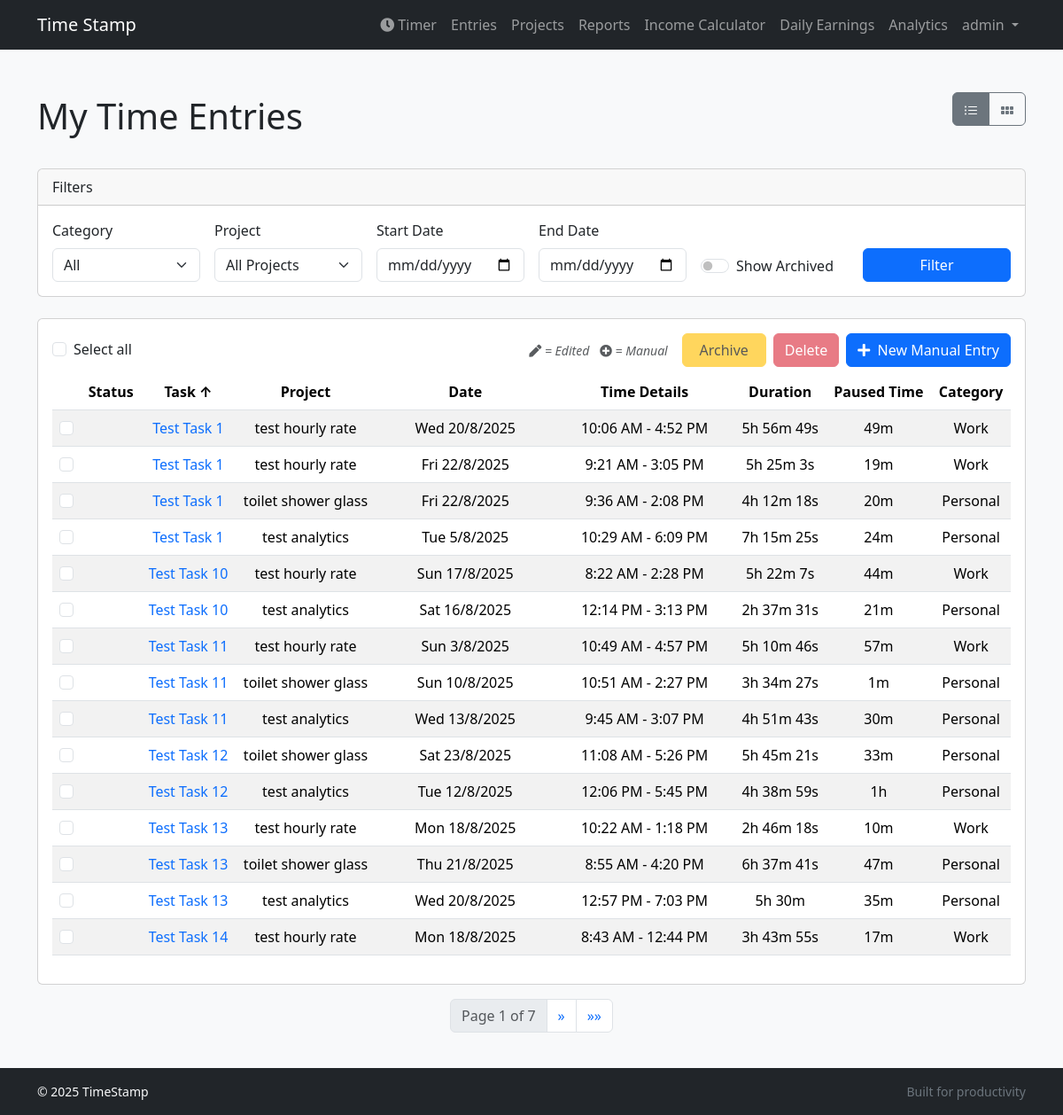
Page /entries/?sort_by=title&sort_dir=asc (signed in) on the earlier database version.
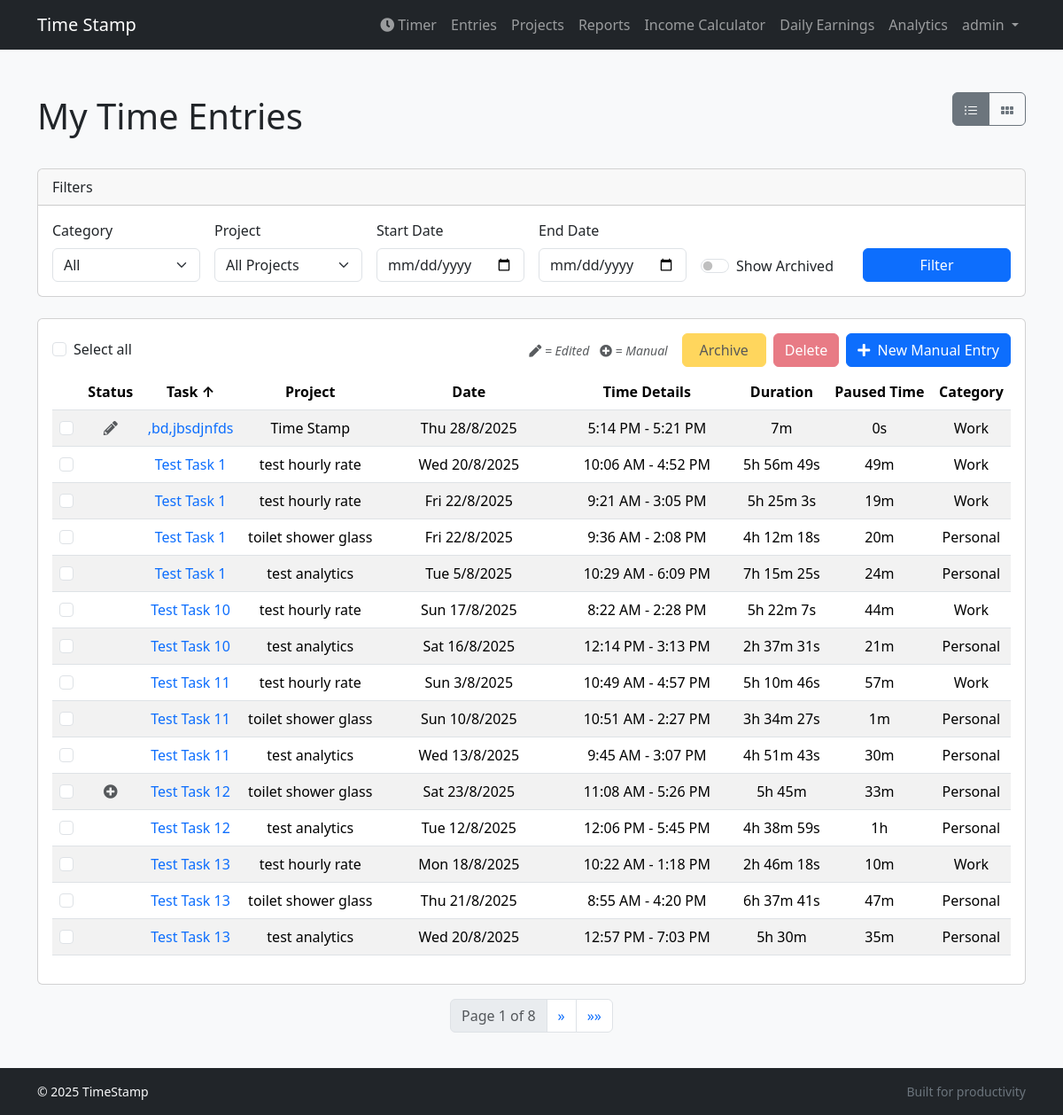
Same page on the later database version.
### tracker/models.py (models this page shows, shortened)
class TimeEntry(models.Model):
    user = models.ForeignKey(settings.AUTH_USER_MODEL, on_delete=models.CASCADE)
    project = models.ForeignKey(Project, on_delete=models.CASCADE, null=True, blank=True, related_name='time_entries')
    title = models.CharField(max_length=200)
    description = models.TextField(blank=True)
    notes = models.TextField(blank=True)
    start_time = models.DateTimeField()
    end_time = models.DateTimeField(null=True, blank=True)
    is_archived = models.BooleanField(default=False)
    category = models.CharField(max_length=10, choices=CATEGORY_CHOICES, default='work')
    is_paused = models.BooleanField(default=False)
    last_pause_time = models.DateTimeField(null=True, blank=True)
    paused_duration = models.DurationField(default=timedelta(0))
    is_manual = models.BooleanField(default=False)  # Add this field
    was_edited = models.BooleanField(default=False) # Add this line
    class Meta:
        ordering = ['-start_time']
    @property
    def duration(self):
        if self.end_time:
            paused_time = self.paused_duration or timedelta(0)
            return self.end_time - self.start_time - paused_time
        return None

class Project(models.Model):
    user = models.ForeignKey(User, on_delete=models.CASCADE, related_name='projects')
    name = models.CharField(max_length=100)
    description = models.TextField(blank=True)
    category = models.CharField(max_length=10, choices=CATEGORY_CHOICES, default='work')
    is_archived = models.BooleanField(default=False)
    hourly_rate = models.DecimalField(max_digits=8, decimal_places=2, default=0.00)

### tracker/views.py (the view, shortened to what this page needs)
# urls.py: path('entries/', views.TimeEntryListView.as_view(), name='entry_list'),
class TimeEntryListView(LoginRequiredMixin, ListView):
    model = TimeEntry
    template_name = 'tracker/timeentry_list.html'
    context_object_name = 'entries'
    paginate_by = 15
    def get_paginate_by(self, queryset):
        filter_keys = ['start_date', 'end_date', 'category', 'project', 'show_archived']
        if any(self.request.GET.get(key) for key in filter_keys):
            return None
        return self.paginate_by
    def get_queryset(self):
        queryset = super().get_queryset().filter(user=self.request.user)
        form_data = self.request.GET
        self.form = TimeEntryFilterForm(form_data)
        queryset = queryset.annotate(duration_calc=F('end_time') - F('start_time'))
        if self.form.is_valid():
            start_date = self.form.cleaned_data.get('start_date')
            if start_date:
                queryset = queryset.filter(start_time__date__gte=start_date)
            end_date = self.form.cleaned_data.get('end_date')
            if end_date:
                queryset = queryset.filter(end_time__date__lte=end_date)
            category = self.form.cleaned_data.get('category')
            if category:
                queryset = queryset.filter(category=category)
            project = self.form.cleaned_data.get('project')
            if project:
                queryset = queryset.filter(project=project)
            if self.form.cleaned_data.get('show_archived'):
                queryset = queryset.filter(is_archived=True)
            else:
                queryset = queryset.filter(is_archived=False)
        else:
            queryset = queryset.filter(is_archived=False)
        sort_by = self.request.GET.get('sort_by', 'start_time') # Default sort
        sort_dir = self.request.GET.get('sort_dir', 'desc')
        valid_sort_fields = ['title', 'project__name', 'start_time', 'end_time', 'duration', 'category', 'paused_duration']
        sort_field_db = 'duration_calc' if sort_by == 'duration' else sort_by
        if sort_by in valid_sort_fields:
            if sort_dir == 'desc':
                sort_field_db = f'-{sort_field_db}'
            queryset = queryset.order_by(sort_field_db)
        else:
            queryset = queryset.order_by('-start_time')
        return queryset
    def get_context_data(self, **kwargs):
        context = super().get_context_data(**kwargs)
        context['form'] = self.form
        context['sort_by'] = self.request.GET.get('sort_by', 'start_time')
        context['sort_dir'] = self.request.GET.get('sort_dir', 'desc')
        context['all_projects'] = Project.objects.filter(user=self.request.user)
        latest_work_entry = TimeEntry.objects.filter(user=self.request.user, category='work', project__isnull=False).order_by('-start_time').first()
        latest_personal_entry = TimeEntry.objects.filter(user=self.request.user, category='personal', project__isnull=False).order_by('-start_time').first()
        context['latest_work_project_id'] = latest_work_entry.project.id if latest_work_entry else None
        context['latest_personal_project_id'] = latest_personal_entry.project.id if latest_personal_entry else None
        return context

### tracker/forms.py
class TimeEntryFilterForm(forms.Form):
    start_date = forms.DateField(required=False, widget=forms.DateInput(attrs={'type': 'date', 'class': 'form-control'}))
    end_date = forms.DateField(required=False, widget=forms.DateInput(attrs={'type': 'date', 'class': 'form-control'}))
    category = forms.ChoiceField(choices=[('', 'All Categories')] + CATEGORY_CHOICES, required=False, widget=forms.Select(attrs={'class': 'form-select', 'id': 'id_category'}))
    show_archived = forms.BooleanField(required=False, widget=forms.CheckboxInput(attrs={'class': 'form-check-input'}))

### tracker/templatetags/tracker_tags.py (called while the page is built)
@register.simple_tag(takes_context=True)
def url_replace(context, **kwargs):
    query = context['request'].GET.copy()
    for key, value in kwargs.items():
        query[key] = value
    return query.urlencode()

@register.simple_tag(takes_context=True)
def sort_url(context, field):
    query = context['request'].GET.copy()
    current_sort_by = query.get('sort_by')
    current_sort_dir = query.get('sort_dir')
    query['sort_by'] = field
    if current_sort_by == field and current_sort_dir == 'asc':
        query['sort_dir'] = 'desc'
    else:
        query['sort_dir'] = 'asc'
    return query.urlencode()

### templates/tracker/timeentry_list.html (shortened to what the changed rows need)
{% extends "base.html" %}
{% load tracker_tags %}
{% load static %}
{% block extra_css %}
<link rel="stylesheet" href="{% static 'css/timeentry_list.css' %}">
{% endblock %}
{% block content %}
<div class="d-flex justify-content-between align-items-center mb-4">
    <h1>My Time Entries</h1>
</div>
<form method="post" id="bulk-action-form">
    <div class="card mb-3">
        <div class="card-body">
            <div id="table-view-container">
                <div class="table-responsive">
                    <table class="table table-striped table-hover">
                        <thead>
                            <tr id="sortable-headers">
                                <th data-column-id="checkbox"></th>
                                <th class="text-center" data-column-id="status">
                                    <a href="?{% sort_url 'is_manual' %}" class="text-decoration-none text-reset">
                                        Status {% if sort_by == 'is_manual' %}{% if sort_dir == 'asc' %}&uarr;{% else %}&darr;{% endif %}{% endif %}
                                    </a>
                                </th>
                                <th class="text-center" data-column-id="task">
                                    <a href="?{% sort_url 'title' %}" class="text-decoration-none text-reset">
                                        Task {% if sort_by == 'title' %}{% if sort_dir == 'asc' %}&uarr;{% else %}&darr;{% endif %}{% endif %}
                                    </a>
                                </th>
                                <th class="text-center" data-column-id="project">
                                     <a href="?{% sort_url 'project__name' %}" class="text-decoration-none text-reset">
                                        Project {% if sort_by == 'project__name' %}{% if sort_dir == 'asc' %}&uarr;{% else %}&darr;{% endif %}{% endif %}
                                    </a>
                                </th>
                                <th class="text-center" data-column-id="date">
                                     <a href="?{% sort_url 'start_time' %}" class="text-decoration-none text-reset">
                                        Date {% if sort_by == 'start_time' %}{% if sort_dir == 'asc' %}&uarr;{% else %}&darr;{% endif %}{% endif %}
                                    </a>
                                </th>
                                <th class="text-center" data-column-id="start_time">Time Details</th>
                                <th class="text-center" data-column-id="duration">
                                     <a href="?{% sort_url 'duration' %}" class="text-decoration-none text-reset">
                                        Duration {% if sort_by == 'duration' %}{% if sort_dir == 'asc' %}&uarr;{% else %}&darr;{% endif %}{% endif %}
                                    </a>
                                </th>
                                <th class="text-center" data-column-id="paused_time">
                                     <a href="?{% sort_url 'paused_duration' %}" class="text-decoration-none text-reset">
                                        Paused Time {% if sort_by == 'paused_duration' %}{% if sort_dir == 'asc' %}&uarr;{% else %}&darr;{% endif %}{% endif %}
                                    </a>
                                </th>
                                <th class="text-center" data-column-id="category">
                                     <a href="?{% sort_url 'category' %}" class="text-decoration-none text-reset">
                                        Category {% if sort_by == 'category' %}{% if sort_dir == 'asc' %}&uarr;{% else %}&darr;{% endif %}{% endif %}
                                    </a>
                                </th>
                            </tr>
                        </thead>
                        <tbody id="table-body">
                            {% for entry in entries %}
                            <tr class="{% if entry.is_archived %}table-warning{% endif %}">
                                <td class="text-center" data-column-id="checkbox"><input class="form-check-input entry-checkbox" type="checkbox" name="selected_entries" value="{{ entry.pk }}"></td>
                                <td class="text-center" data-column-id="status">
                                    {% if entry.is_manual %}
                                        <i class="fas fa-plus-circle text-muted" title="This entry was manually created."></i>
                                    {% elif entry.was_edited %}
                                        <i class="fas fa-pencil-alt text-muted" title="This entry's time was edited."></i>
                                    {% endif %}
                                </td>
                                <td class="text-center" data-column-id="task">
                                    <a href="#" class="text-decoration-none view-details-btn"
                                       data-entry-id="{{ entry.pk }}"
                                       data-bs-toggle="modal"
                                       data-bs-target="#entryDetailsModal">
                                        {{ entry.title }}
                                    </a>
                                </td>
                                <td class="text-center" data-column-id="project">{{ entry.project.name|default:"-" }}</td>
                                <td class="text-center" data-column-id="date">{{ entry.start_time|date:"D j/n/Y" }}</td>
                                <td class="text-center" data-column-id="start_time">{{ entry.start_time|date:"g:i A" }} - {{ entry.end_time|date:"g:i A" }}</td>
                                <td class="text-center" data-column-id="duration">{{ entry.duration|human_duration }}</td>
                                <td class="text-center" data-column-id="paused_time">{{ entry.paused_duration|human_duration }}</td>
                                <td class="text-center" data-column-id="category">{{ entry.get_category_display }}</td>
                            </tr>
                            {% empty %}
                            <tr>
                                <td colspan="9" class="text-center">No time entries found.</td>
                            </tr>
                            {% endfor %}
                        </tbody>
                    </table>
                </div>
            </div>
        </div>
    </div>
</form>
{% if is_paginated %}
<nav aria-label="Page navigation">
    <ul class="pagination justify-content-center">
        <li class="page-item disabled">
            <span class="page-link">Page {{ page_obj.number }} of {{ page_obj.paginator.num_pages }}</span>
        </li>
        {% if page_obj.has_next %}
            <li class="page-item">
                <a class="page-link" href="?{% url_replace page=page_obj.next_page_number %}" aria-label="Next">
                    <span aria-hidden="true">&raquo;</span>
                </a>
            </li>
            <li class="page-item">
                <a class="page-link" href="?{% url_replace page=page_obj.paginator.num_pages %}" aria-label="Last">
                    <span aria-hidden="true">&raquo;&raquo;</span>
                </a>
            </li>
        {% endif %}
    </ul>
</nav>
{% endif %}
{% endblock %}

Differences in the rows shown:
no longer on this page (row unchanged): TimeEntry: title "Test Task 14", project.name "test hourly rate", start_time "Mon 18/8/2025", start_time "8:43 AM", end_time "12:44 PM", duration|human_duration "3h 43m 55s", paused_duration|human_duration "17m", category "Work"
added TimeEntry: is_manual False (drawn), title ",bd,jbsdjnfds", project.name "Time Stamp", start_time "Thu 28/8/2025", start_time "5:14 PM", end_time "5:21 PM", duration|human_duration "7m", paused_duration|human_duration "0s", category "Work"
changed TimeEntry "Sat 23/8/2025": is_manual False → True (drawn); duration|human_duration "5h 45m 21s" → "5h 45m"
Other differences:
{{ page_obj.paginator.num_pages }}: "7" → "8"
